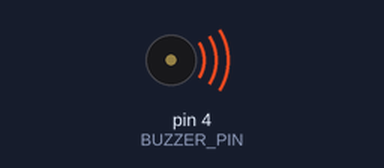
Simulated run of this sketch. Board: Arduino Uno, built with avr-gcc and run on an emulated ATmega328P. Shown: buzzer (waves = sounding).

Above: at 2.0 s.
At 3.3 s:
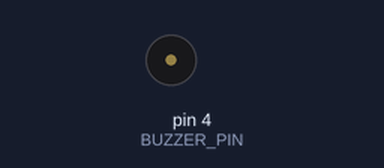
Timing chart, 0 to 4.8 s (numbered marks = the images above):
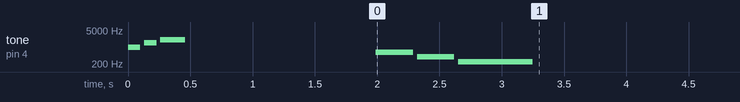

The sketch:

practice_2_beeps.ino
```cpp
// Chapter 7, Practice 2 - Beeps
// beep() plays one note; happy and sad sounds are built from it.

const int BUZZER_PIN = 4;

void setup() {
  happySound();
  delay(1500);
  sadSound();
}

void loop() {
}

void beep(int frequency, int ms) {
  tone(BUZZER_PIN, frequency, ms);
  delay(ms + 30);                  // wait for the note, plus a tiny gap
}

void happySound() {                // rising notes
  beep(1000, 100);
  beep(1500, 100);
  beep(2000, 200);
}

void sadSound() {                  // falling, slower notes
  beep(600, 300);
  beep(400, 300);
  beep(250, 600);
}
```
